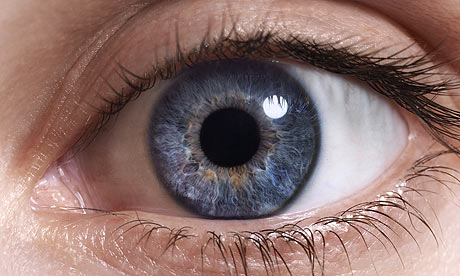
#> input picture images/iris5.jpg, 460 x 276 px
$ python test.py
#> lines starting #> are read from the running program, lines starting #| are printed output that depends on the picture; after the words box and inside, x2 and y2 are one past the last pixel; in counts of white or black regions, pixels touching at a corner belong together
import cv2
import numpy as np


img = cv2.imread('./images/iris5.jpg', 0)
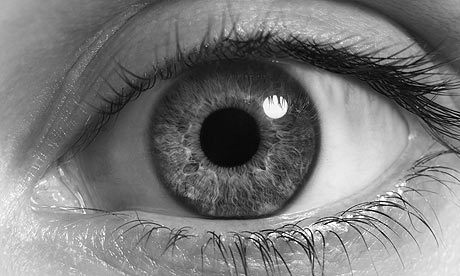
#> img: shape (276, 460); min 0, max 255, mean 121.6
h, w = img.shape[:2]
#> h = 276; w = 460
final = np.zeros((h, w, 3), np.uint8)


_, thresh = cv2.threshold(img, 100, 255, cv2.THRESH_BINARY)
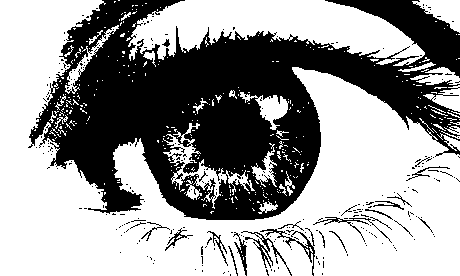
#> thresh: shape (276, 460); 60.7% white; 265 black regions (242 under 20 px)
cv2.imshow('threshold', thresh)

contours, hierarchy = cv2.findContours(thresh, cv2.RETR_TREE, cv2.CHAIN_APPROX_SIMPLE)
#> contours = 938 contours, 882 with area under 20; largest, box (x1, y1, x2, y2) and area: (0, 0, 460, 276) 59558, (128, 0, 425, 66) 10589, (163, 123, 255, 209) 1296, (412, 0, 460, 33) 762, (240, 92, 289, 130) 604
contours = [cv2.approxPolyDP(cnt, 1, True) for cnt in contours]
#> contours = 938 contours, 889 with area under 20; largest, box (x1, y1, x2, y2) and area: (0, 0, 460, 276) 59644, (128, 0, 425, 66) 10586, (163, 123, 255, 209) 1377, (412, 0, 460, 33) 764, (240, 92, 289, 130) 624

'''
(x,y),radius = cv2.minEnclosingCircle(contours[0])
center = (int(x),int(y))
radius = int(radius)
cv2.circle(img, center, radius, (0, 255, 0), 2)
cv2.imshow('sdadsae', img)
'''

levels = 0
cv2.drawContours(final, contours, -1, (128,255,255), 3, cv2.LINE_AA)
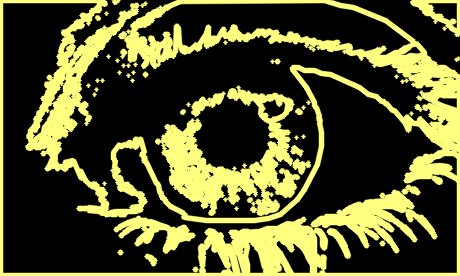
#> final: shape (276, 460, 3); mean of channels 0, 1, 2 41.7, 83.2, 83.2; drawn as B, G, R

final = cv2.cvtColor(final, cv2.COLOR_BGR2GRAY)
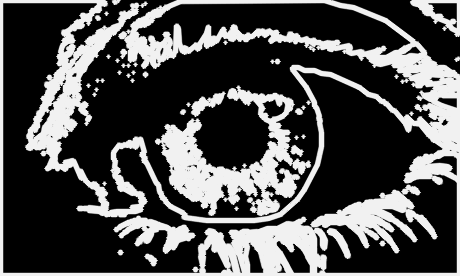
#> final: shape (276, 460); min 0, max 241, mean 78.6
cv2.imshow('contours', final)


circles = cv2.HoughCircles(
    final, cv2.HOUGH_GRADIENT, 1.8, img.shape[0], param1=50, param2=20, minRadius=0, maxRadius=0)
#> circles = [[216.9, 128.7, 102.8]]

circles = np.uint16(np.around(circles))
#> circles = [[217, 129, 103]]
for i in circles[0, :]:
    cv2.circle(img, (i[0], i[1]), i[2], (255, 0, 0), 2)
    cv2.circle(img, (i[0], i[1]), 2, (255, 255, 0), 3)
#> this loop made 1 pass
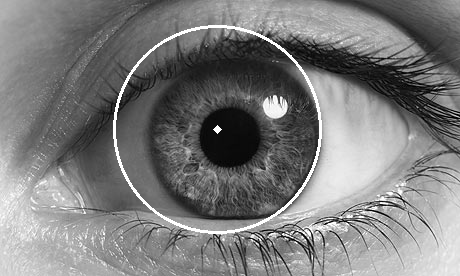
#> img: shape (276, 460); 1.56% of pixels changed, all inside (x1, y1, x2, y2) = (113, 25, 322, 234)


cv2.imshow('img', img)

cv2.waitKey(0)
cv2.destroyAllWindows()

$ run again, with images/iris1.jpg copied over images/iris5.jpg
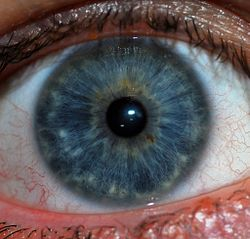
#> input picture images/iris1.jpg, 250 x 239 px
#> `_, thresh = cv2.threshold(img, 100, 255, cv2.THRESH_BINARY)`:
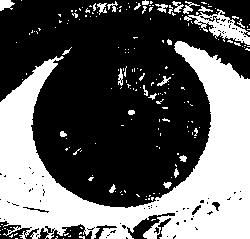
#> thresh: shape (239, 250); 38.3% white; 192 white regions (167 under 20 px)
#> `contours, hierarchy = cv2.findContours(thresh, cv2.RETR_TREE, cv2.CHAI..`: contours = 307 contours, 285 with area under 20; largest, box (x1, y1, x2, y2) and area: (0, 41, 250, 239) 19980, (184, 9, 250, 45) 798, (0, 0, 15, 11) 87, (22, 206, 50, 214) 65, (211, 201, 221, 212) 50
#> `contours = [cv2.approxPolyDP(cnt, 1, True) for cnt in contours]`: contours = 307 contours, 287 with area under 20; largest, box (x1, y1, x2, y2) and area: (0, 41, 250, 239) 20014, (184, 9, 250, 45) 803, (0, 0, 15, 11) 90, (22, 206, 50, 214) 63, (97, 3, 107, 15) 48
#> `circles = cv2.HoughCircles( final, cv2.HOUGH_GRADIENT, 1.8, img.shape[..`: circles = [[123.3, 116.1, 89.82]]
#> `circles = np.uint16(np.around(circles))`: circles = [[123, 116, 90]]
#> the loop `for i in circles[0, :]:` made 1 pass
#> after the loop `for i in circles[0, :]:`:
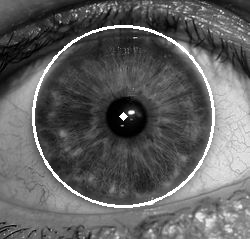
#> img: shape (239, 250); min 0, max 255, mean 96.4

$ run again, with images/iris10.jpg copied over images/iris5.jpg
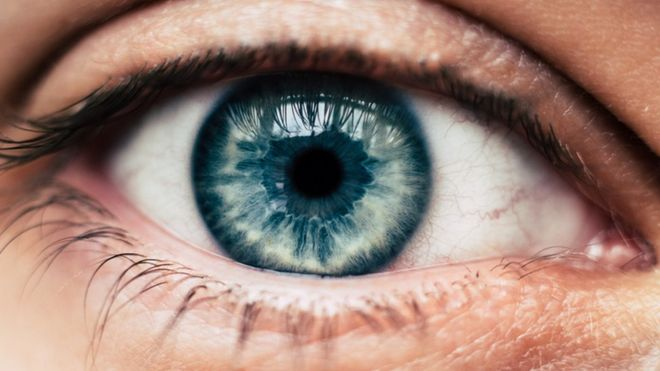
#> input picture images/iris10.jpg, 660 x 371 px
#> `_, thresh = cv2.threshold(img, 100, 255, cv2.THRESH_BINARY)`:
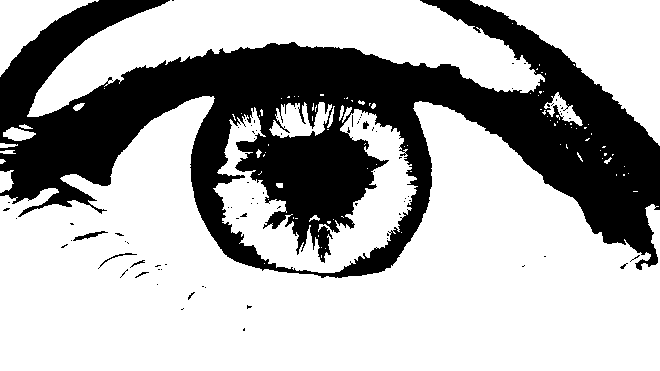
#> thresh: shape (371, 660); 68.2% white; 81 black regions (75 under 20 px)
#> `contours, hierarchy = cv2.findContours(thresh, cv2.RETR_TREE, cv2.CHAI..`: contours = 228 contours, 199 with area under 20; largest, box (x1, y1, x2, y2) and area: (0, 96, 660, 371) 109700, (27, 0, 545, 117) 25116, (213, 107, 418, 273) 12296, (470, 0, 660, 146) 11425, (0, 0, 99, 77) 2813
#> `contours = [cv2.approxPolyDP(cnt, 1, True) for cnt in contours]`: contours = 228 contours, 201 with area under 20; largest, box (x1, y1, x2, y2) and area: (0, 96, 660, 371) 109678, (27, 0, 545, 117) 25181, (213, 107, 418, 273) 12387, (470, 0, 660, 146) 11445, (0, 0, 99, 77) 2811
#> `circles = cv2.HoughCircles( final, cv2.HOUGH_GRADIENT, 1.8, img.shape[..`: circles = [[290.7, 341.1, 365.6], [585.9, 60.3, 70.02], [38.7, 58.5, 22.68]]
#> `circles = np.uint16(np.around(circles))`: circles = [[291, 341, 366], [586, 60, 70], [39, 58, 23]]
#> the loop `for i in circles[0, :]:` made 3 passes
#> after the loop `for i in circles[0, :]:`:
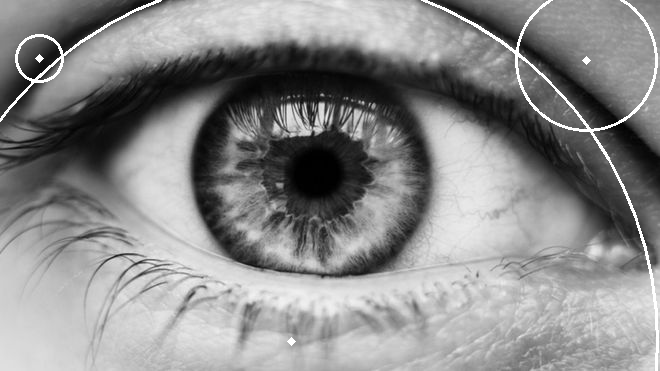
#> img: shape (371, 660); min 0, max 255, mean 138

$ run again, with images/iris11.jpg copied over images/iris5.jpg
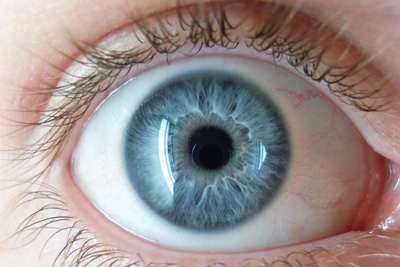
#> input picture images/iris11.jpg, 400 x 267 px
#> `_, thresh = cv2.threshold(img, 100, 255, cv2.THRESH_BINARY)`:
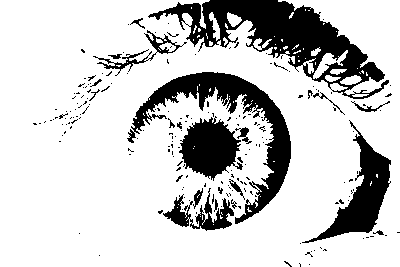
#> thresh: shape (267, 400); 79.8% white; 199 black regions (176 under 20 px)
#> `contours, hierarchy = cv2.findContours(thresh, cv2.RETR_TREE, cv2.CHAI..`: contours = 428 contours, 378 with area under 20; largest, box (x1, y1, x2, y2) and area: (0, 0, 400, 267) 96627, (130, 71, 292, 225) 5590, (301, 120, 392, 244) 3202, (178, 116, 242, 182) 2614, (189, 192, 235, 232) 799
#> `contours = [cv2.approxPolyDP(cnt, 1, True) for cnt in contours]`: contours = 428 contours, 383 with area under 20; largest, box (x1, y1, x2, y2) and area: (0, 0, 400, 267) 96673, (130, 71, 292, 225) 5562, (302, 120, 392, 244) 3166, (178, 116, 242, 182) 2587, (189, 192, 235, 232) 764
#> `circles = cv2.HoughCircles( final, cv2.HOUGH_GRADIENT, 1.8, img.shape[..`: circles = [[209.7, 150.3, 82.26]]
#> `circles = np.uint16(np.around(circles))`: circles = [[210, 150, 82]]
#> the loop `for i in circles[0, :]:` made 1 pass
#> after the loop `for i in circles[0, :]:`:
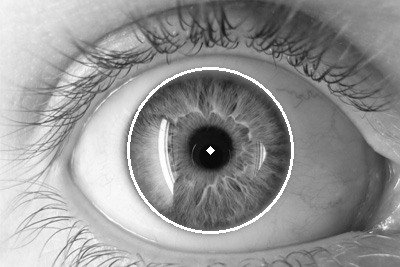
#> img: shape (267, 400); min 9, max 255, mean 148.7
